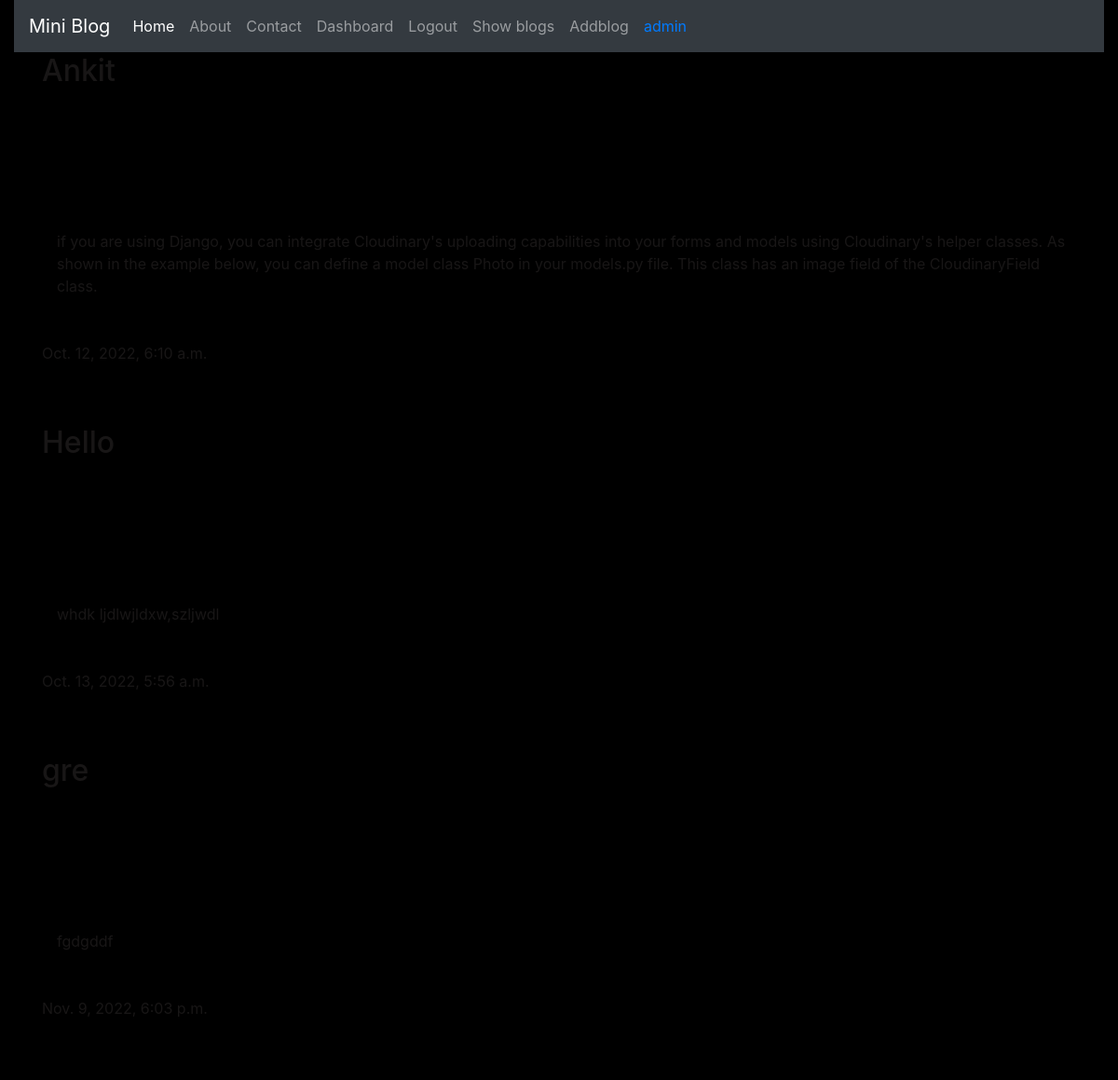
Screenshot of /blog/ (signed in) with the database file from the repository.
### blog/models.py (models this page shows)
class Blog(models.Model):
    title = models.CharField(max_length=200)
    image = CloudinaryField('image')
    desc=models.TextField()
    time = models.DateTimeField(auto_now_add = True)

### blog/views.py (the view)
# urls.py: path('blog/',views.blogs,name='blogs'),
@login_required(login_url="login")
def blogs(request):
        image=Blog.objects.all()
        return render(request,'blog/show.html',{'image':image})

### blog/templates/blog/show.html (shortened to what this page needs)
{% extends 'blog/base.html' %}
{% block content %}
<div class="container">
    {% for i in image %}
    <h2 class="">{{i.title}}</h2>
    <p class="my-5 ml-3">{{i.desc}}</p>
    <p class="my-2">{{i.time}}</p> <br> <hr>
    {% endfor %}
</div>
{% endblock %}

### blog/templates/blog/nav.html (shortened to what this page needs)
<nav class="navbar navbar-expand-lg navbar-dark bg-dark">
    <a class="navbar-brand" href="#">Mini Blog</a>
    <div class="collapse navbar-collapse" id="navbarNav">
      <ul class="navbar-nav">
        <li class="nav-item active">
          <a class="nav-link" href="/">Home <span class="sr-only">(current)</span></a>
        </li>
        <li class="nav-item">
          <a class="nav-link" href="{%  url 'about' %}">About</a>
        </li>
        <li class="nav-item">
          <a class="nav-link" href="{% url 'contact' %}">Contact</a>
        </li>
        {% if request.user.is_authenticated %}
        <li class="nav-item">
            <a class="nav-link" href="{% url 'dashboard' %}">Dashboard</a>
        </li>
        <li class="nav-item">
            <a class="nav-link" href="{% url 'logout' %}">Logout</a>
        </li>
        <li class="nav-item">
          <a class="nav-link" href="{% url 'blogs' %}">Show blogs</a>
        </li>
        <li class="nav-item">
          <a class="nav-link" href="{% url 'addblog' %}">Addblog</a>
        </li>
        {% endif %}
        <li class="nav-item text-danger  ">
          {% if user.is_authenticated %}
          <a class=" nav-link text-primary" >{{user.username}}</a>
          {% endif %}
        </li>
      </ul>
    </div>
  </nav>

### blog/static/blog/css/style.css (style rules this page uses)
body { background-color: rgb(11, 10, 10); color:rgb(24, 22, 22); }

### blog/templates/blog/base.html (style rules this page uses)
body { background-color: black; }

### rows the page displays
Blog: title "Ankit", desc "if you are using Django, you can integrate Cloudinary's uploading capabilities into your forms and models using Cloudinary's helper classes. As shown in the example below, you can define a model class Photo in your models.py file. This class has an image field of the CloudinaryField class.", time "Oct. 12, 2022, 6:10 a.m."
Blog: title "Hello", desc "whdk ljdlwjldxw,szljwdl", time "Oct. 13, 2022, 5:56 a.m."
Blog: title "gre", desc "fgdgddf", time "Nov. 9, 2022, 6:03 p.m."

### other values shown
{{ user.username }} "admin"
